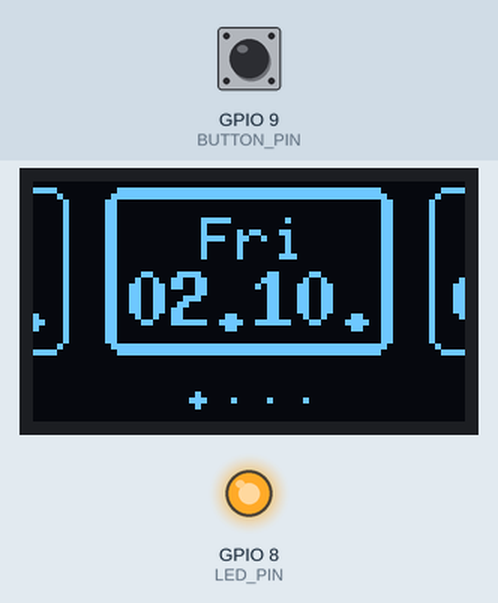
A program run on a simulated ESP32-C3. Parts: 72×40 one-colour display, output pins drawn as LEDs (lit = HIGH). Inputs (shaded band) come from the test bench; at power-on: GPIO 9 (BUTTON_PIN) HIGH. What the program prints to the serial monitor is not drawn.

Above: at 7.7 s.
7.8 s: GPIO 9 (BUTTON_PIN) pulled LOW for 0.15 s
At 9.0 s:
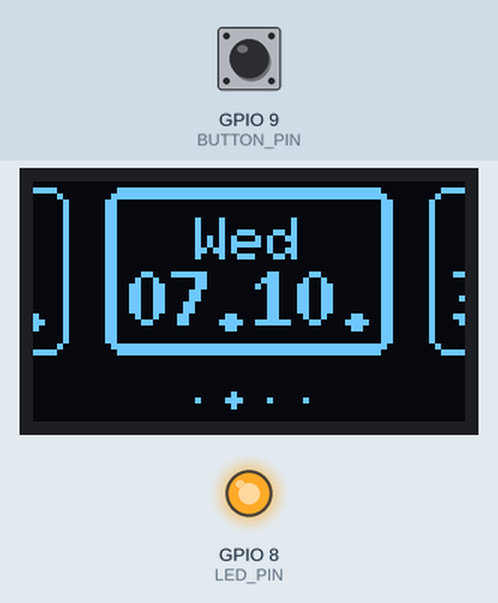
9.6 s: GPIO 9 (BUTTON_PIN) pulled LOW for 1 s
At 10.5 s:
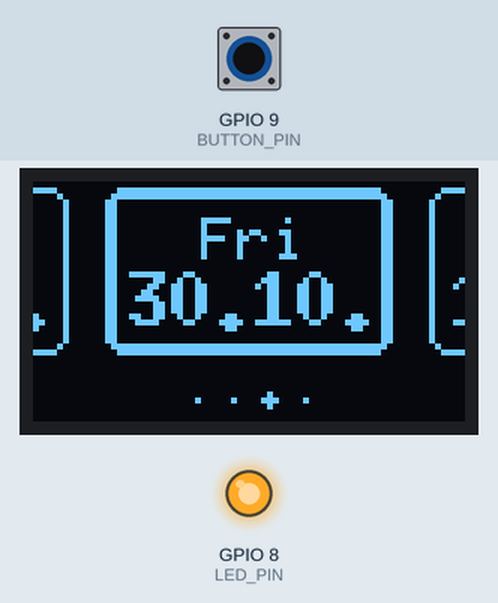
12.1 s: GPIO 9 (BUTTON_PIN) pulled LOW for 0.15 s
At 13.6 s:
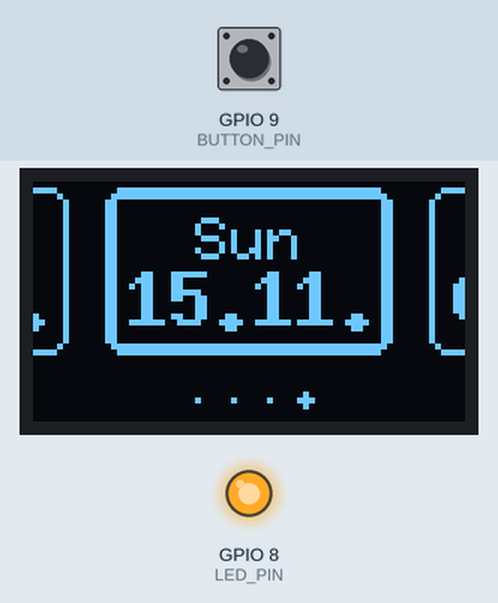
13.9 s: GPIO 9 (BUTTON_PIN) pulled LOW for 1 s
At 14.06 s:
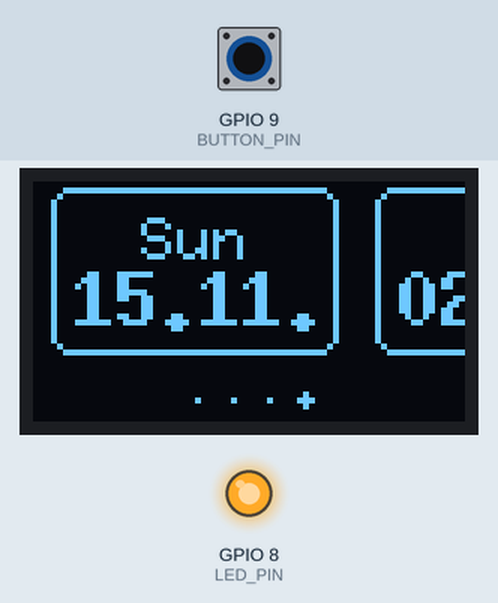
Timing chart, 0 to 16.9 s (numbered marks = the images above; inputs shaded):
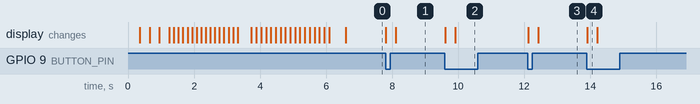

Measured:
- after the input at 7.8 s, the display: first changes at once (image 1 shows a later state)
- after the input at 9.6 s, the display: first changes at once (image 2 shows a later state)
- after the input at 12.1 s, the display: first changes at once (image 3 shows a later state)
- after the input at 13.9 s, the display: changes at once (image 4)

The program:

main.cpp
```cpp
#include <Arduino.h>
#include <U8g2lib.h>

// ESP32-C3 0.42" OLED board: SSD1306 72x40 on I2C, SCL=GPIO6, SDA=GPIO5
static U8G2_SSD1306_72X40_ER_F_HW_I2C u8g2(U8G2_R0, U8X8_PIN_NONE, 6, 5);

static const int BUTTON_PIN = 9;  // BOOT button, active low
static const int LED_PIN = 8;

static const int SCREEN_W = 72;
static const int SCREEN_H = 40;

struct Date {
  const char *weekday;
  const char *day;
};

static const Date DATES[] = {
    {"Fri", "02.10."},
    {"Wed", "07.10."},
    {"Fri", "30.10."},
    {"Sun", "15.11."},
};
static const size_t DATE_COUNT = sizeof(DATES) / sizeof(DATES[0]);

// Carousel: one card centred, neighbours peek in at both edges
static const int CARD_W = 48;
static const int CARD_H = 28;
static const int CARD_Y = 1;
static const int CARD_X = (SCREEN_W - CARD_W) / 2;
static const int CARD_PITCH = CARD_W + 6;
static const int SLIDE_FRAMES = 12;

static size_t selected = 0;
static bool buttonWasDown = false;

// Old CRT power-off in reverse: dot -> horizontal line -> full white -> black
static void playCrtOn() {
  for (int w = 2; w <= SCREEN_W; w += 4) {
    u8g2.clearBuffer();
    u8g2.drawBox((SCREEN_W - w) / 2, SCREEN_H / 2 - 1, w, 2);
    u8g2.sendBuffer();
    delay(15);
  }
  for (int h = 2; h <= SCREEN_H; h += 2) {
    u8g2.clearBuffer();
    u8g2.drawBox(0, (SCREEN_H - h) / 2, SCREEN_W, h);
    u8g2.sendBuffer();
    delay(15);
  }
  delay(300);
}

static const int BAR_STEPS = 30;

// Small black mug icon, top-left at (x, y), 17x16 px
static void drawMugIcon(int x, int y) {
  u8g2.drawRFrame(x + 11, y + 6, 6, 8, 2);  // handle
  u8g2.setDrawColor(1);
  u8g2.drawBox(x, y + 3, 12, 13);  // erase handle inside the body
  u8g2.setDrawColor(0);
  u8g2.drawRFrame(x, y + 3, 12, 13, 1);  // body
  for (int py = y + 9; py < y + 15; py++) {  // dithered beer
    for (int px = x + 2; px < x + 10; px++) {
      if ((px + py) % 2 == 0) {
        u8g2.drawPixel(px, py);
      }
    }
  }
  u8g2.drawDisc(x + 2, y + 3, 2);  // foam
  u8g2.drawDisc(x + 6, y + 2, 2);
  u8g2.drawDisc(x + 10, y + 3, 2);
}

// Everything in black on the white screen left by the CRT flash
static void drawLoadingScreen(int progress) {
  static const int BAR_X = 6;
  static const int BAR_Y = 34;
  static const int BAR_W = SCREEN_W - 2 * BAR_X;
  static const int BAR_H = 3;
  u8g2.clearBuffer();
  u8g2.drawBox(0, 0, SCREEN_W, SCREEN_H);
  u8g2.setDrawColor(0);
  drawMugIcon(28, 1);
  u8g2.drawStr(6, 20, "cheers.exe");
  int done = BAR_W * progress / BAR_STEPS;
  u8g2.drawBox(BAR_X, BAR_Y, done, BAR_H);
  for (int y = BAR_Y; y < BAR_Y + BAR_H; y++) {  // gray remainder
    for (int x = BAR_X + done; x < BAR_X + BAR_W; x++) {
      if ((x + y) % 2 == 0) {
        u8g2.drawPixel(x, y);
      }
    }
  }
  u8g2.setDrawColor(1);
}

// Black beer with a wavy surface and a dotted foam band, drawn over the buffer
static void drawBeerOver(int level, int phase) {
  static const int FOAM_H = 5;
  u8g2.setDrawColor(0);
  for (int x = 0; x < SCREEN_W; x++) {
    int surface = level + lroundf(2.0f * sinf((x + phase) / 5.0f));
    for (int y = max(surface, 0); y < min(surface + FOAM_H, SCREEN_H); y++) {
      if ((x + 2 * y) % 3 == 0) {
        u8g2.drawPixel(x, y);
      }
    }
    int beerTop = constrain(surface + FOAM_H, 0, SCREEN_H);
    u8g2.drawVLine(x, beerTop, SCREEN_H - beerTop);
  }
  u8g2.setDrawColor(1);
}

static void playLoading() {
  for (int progress = 0; progress <= BAR_STEPS; progress++) {
    drawLoadingScreen(progress);
    u8g2.sendBuffer();
    delay(60);
  }
  delay(300);
  int phase = 0;
  for (int level = SCREEN_H + 2; level >= -8; level--) {
    drawLoadingScreen(BAR_STEPS);
    drawBeerOver(level, phase++);
    u8g2.sendBuffer();
    delay(40);
  }
  u8g2.clearBuffer();
  u8g2.sendBuffer();
  delay(400);
}

static void drawCentered(int cardX, int y, const char *text) {
  u8g2.drawStr(cardX + (CARD_W - u8g2.getStrWidth(text)) / 2, y, text);
}

static void drawCard(int x, const Date &date, bool active) {
  u8g2.drawRFrame(x, CARD_Y, CARD_W, CARD_H, 3);
  if (active) {
    u8g2.drawRFrame(x + 1, CARD_Y + 1, CARD_W - 2, CARD_H - 2, 2);
  }
  u8g2.setFont(u8g2_font_6x10_tf);
  drawCentered(x, CARD_Y + 4, date.weekday);
  u8g2.setFont(u8g2_font_7x13B_tf);
  drawCentered(x, CARD_Y + 13, date.day);
}

// offset shifts the whole strip left while sliding to the next card
static void drawCarousel(size_t center, int offset) {
  u8g2.clearBuffer();
  for (int k = -1; k <= 2; k++) {
    size_t index = (center + DATE_COUNT + k) % DATE_COUNT;
    drawCard(CARD_X + k * CARD_PITCH + offset, DATES[index], k == 0 && offset == 0);
  }
  int dotsX = SCREEN_W / 2 - (DATE_COUNT - 1) * 3;
  for (size_t i = 0; i < DATE_COUNT; i++) {
    int x = dotsX + i * 6;
    if (i == center) {
      u8g2.drawDisc(x, 36, 1);
    } else {
      u8g2.drawPixel(x, 36);
    }
  }
  u8g2.sendBuffer();
}

static void slideToNext() {
  for (int frame = 1; frame <= SLIDE_FRAMES; frame++) {
    float t = static_cast<float>(frame) / SLIDE_FRAMES;
    float eased = 1.0f - (1.0f - t) * (1.0f - t);
    drawCarousel(selected, -lroundf(eased * CARD_PITCH));
    delay(16);
  }
  selected = (selected + 1) % DATE_COUNT;
  drawCarousel(selected, 0);
}

void setup() {
  pinMode(BUTTON_PIN, INPUT_PULLUP);
  // Blue LED is active-low; keep it off
  pinMode(LED_PIN, OUTPUT);
  digitalWrite(LED_PIN, HIGH);
  Serial.begin(115200);
  u8g2.begin();
  u8g2.setContrast(255);
  u8g2.setFont(u8g2_font_6x10_tf);
  u8g2.setFontPosTop();
  u8g2.setFontMode(1);

  playCrtOn();
  playLoading();
  drawCarousel(selected, 0);
}

void loop() {
  bool buttonDown = digitalRead(BUTTON_PIN) == LOW;
  bool pressed = buttonDown && !buttonWasDown;
  buttonWasDown = buttonDown;

  if (pressed) {
    slideToNext();
    Serial.printf("selected %s %s\n", DATES[selected].weekday, DATES[selected].day);
  }
  delay(10);
}
```
